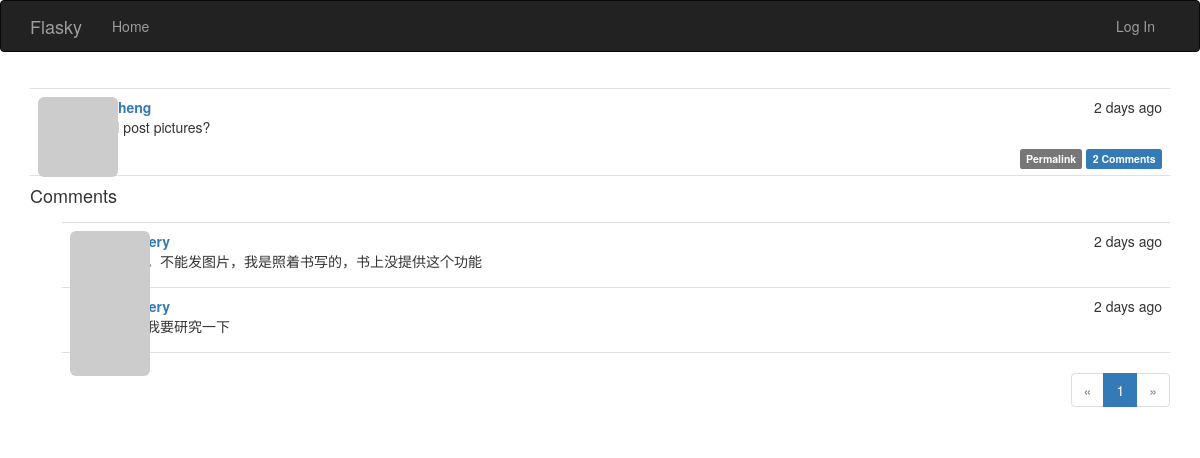
Screenshot of /post/109 with the database file from the repository.
### app/models.py (models this page shows, shortened)
class Post(db.Model):
    __tablename__ = 'posts'
    __searchable__ = ['body', ]          # __searchable__包含所有将被搜索且建立索引的字段(will be indexed by whoosh)
    __analyzer__ = ChineseAnalyzer()     # 设置对于Post进行whoosh搜索的分析器(用于分词);若这里不设置则使用config.py中的全局默认设置
    id = db.Column(db.Integer, primary_key=True)
    body = db.Column(db.Text)
    body_html = db.Column(db.Text)
    timestamp = db.Column(db.DateTime, index=True, default=datetime.utcnow)
    author_id = db.Column(db.Integer, db.ForeignKey('users.id'))
    comments = db.relationship('Comment', backref='post', lazy='dynamic')

class User(UserMixin, db.Model):
    __tablename__ = 'users'
    id = db.Column(db.Integer, primary_key=True)
    email = db.Column(db.String(64), unique=True, index=True)
    username = db.Column(db.String(64), unique=True, index=True)
    role_id = db.Column(db.Integer, db.ForeignKey('roles.id'))
    password_hash = db.Column(db.String(128))
    confirmed = db.Column(db.Boolean, default=False)
    name = db.Column(db.String(64))
    location = db.Column(db.String(64))
    about_me = db.Column(db.Text())
    member_since = db.Column(db.DateTime(), default=datetime.utcnow)
    last_seen = db.Column(db.DateTime(), default=datetime.utcnow)
    avatar_hash = db.Column(db.String(32))
    posts = db.relationship('Post', backref='author', lazy='dynamic')           # 由Post.author获得对应的User实例;User.posts得到用户的所有Post实例
    followed = db.relationship('Follow',
                               foreign_keys=[Follow.follower_id],               # [IMP] 这里foreign_key是指当前user.id在Follow模型中的foreign_key
                               backref=db.backref('follower', lazy='joined'),   # 为了消除外键间的歧义(2个外键),定义关系时须用可选参数foreign_keys指定的外键
                               lazy='dynamic',                                  # [IMP] backref()参数并不是指定这两个关系之间的引用关系,而是回引Follow模型
                               cascade='all, delete-orphan')                    # joined模式实现立即从关联查询结果中加载相关对象(list of instances)
    followers = db.relationship('Follow',                                       # dynamic模式:不会直接返回记录,返回可添加额外过滤器的查询对象
                                foreign_keys=[Follow.followed_id],              # cascade参数配置在父对象上执行的操作对相关对象的影响
                                backref=db.backref('followed', lazy='joined'),  # 'all, delete-orphan'表示启用所有默认层叠选项,且还要删除孤儿记录
                                lazy='dynamic',
                                cascade='all, delete-orphan')                   # 多对多关系定义为两个一对多关系:user.followed 和 user.followers
    comments = db.relationship('Comment', backref='author', lazy='dynamic')
    @property
    def password(self):
        """password不可读"""
        raise AttributeError('Password is not a readable attribute.')
    def gravatar(self, size=100, default='identicon', rating='g'):
        if request.is_secure:
            url = 'https://cn.gravatar.com/avatar'
        else:
            url = 'http://cn.gravatar.com/avatar'
        hash = self.avatar_hash or hashlib.md5(
            self.email.encode('utf-8')).hexdigest()
        return '{url}/{hash}?s={size}&d={default}&r={rating}'.format(
            url=url, hash=hash, size=size, default=default, rating=rating)

class Comment(db.Model):
    __tablename__ = 'comments'
    id = db.Column(db.Integer, primary_key=True)
    body = db.Column(db.Text)
    body_html = db.Column(db.Text)
    timestamp = db.Column(db.DateTime, index=True, default=datetime.utcnow)
    disabled = db.Column(db.Boolean)                       # 布尔型变量,表示该评论是否被管理员屏蔽
    author_id = db.Column(db.Integer, db.ForeignKey('users.id'))
    post_id = db.Column(db.Integer, db.ForeignKey('posts.id'))

### app/main/views.py (the view, shortened to what this page needs)
@main.route('/post/<int:id>', methods=['GET', 'POST'])
def post(id):
    post = Post.query.get_or_404(id)
    form = CommentForm()
    page = request.args.get('page', 1, type=int)                      # type=int保证参数无法转换为整数时,返回默认值(1)
    if page == -1:
        page = (post.comments.count()) // \
            current_app.config['FLASKY_COMMENTS_PER_PAGE'] + 1        # 当page=-1时,通过整数除法得到最后一页的确切页码
    pagination = post.comments.order_by(Comment.timestamp.asc()).paginate(
        page, per_page=current_app.config['FLASKY_COMMENTS_PER_PAGE'],
        error_out=False)
    comments = pagination.items
    return render_template('post.html', posts=[post], form=form,      # post.html接收列表作为参数,以重复使用 _posts.html 模板
                           comments=comments, pagination=pagination)  # 在post.html模板中,通过posts[0].id获得当前post的id

### app/auth/views.py (called while the page is built)
@auth.before_app_request
def before_request():
    if current_user.is_authenticated:
        current_user.ping()                                  # [IMP] 更新数据库User模型的last_seen属性
        g.search_form = SearchForm()                         # [IMP] 创建搜索表单对象并使得其对所有模版可用,存放在全局变量g中
        if not current_user.confirmed \
            and request.endpoint[:5] != 'auth.' \
            and request.endpoint != 'static':
            return redirect(url_for('auth.unconfirmed'))

### app/main/__init__.py (called while the page is built)
@main.app_context_processor
def inject_permissions():
    return dict(Permission=Permission)

### app/main/views.py (called while the page is built)
@main.after_app_request                                                 # 在视图函数处理完请求之后执行
def after_request(response):
    for query in get_debug_queries():
        if query.duration >= current_app.config['FLASKY_SLOW_DB_QUERY_TIME']:
            current_app.logger.warning(
                'Slow query: %s\nParameters: %s\nDuration: %fs\nContext: %s\n'
                % (query.statement, query.parameters, query.duration,
                   query.context))
    return response

### app/models.py (called while the page is built)
    def can(self, permissions):
        return False

    def is_administrator(self):
        return False

### app/templates/post.html (shortened to what this page needs)
{% extends "base.html" %}
{% import "bootstrap/wtf.html" as wtf %}
{% import "_macros.html" as macros %}
{% block page_content %}
{% include '_posts.html' %}
<h4 id="comments">Comments</h4>
{% include '_comments.html' %}
{% if pagination %}
<div class="pagination">
    {{ macros.pagination_widget(pagination, '.post', fragment='#comments', id=posts[0].id) }}
</div>
{% endif %}
{% endblock %}

### app/templates/_posts.html (shortened to what this page needs)
<ul class="posts">
    {% for post in posts %}
    <li class="post">
        <div class="post-thumbnail">
            <a href="{{ url_for('.user', username=post.author.username) }}">
                <img class="img-rounded profile-thumbnail" src="{{ post.author.gravatar(size=40) }}">
            </a>
        </div>
        <div class="post-content">
            <div class="post-date">{{ moment(post.timestamp).fromNow() }}</div>
            <div class="post-author"><a href="{{ url_for('.user', username=post.author.username) }}">{{ post.author.username }}</a></div>
            <div class="post-body">
                {% if post.body_html %}
                    {{ post.body_html | safe }}
                {% else %}
                    {{ post.body }}
                {% endif %}
            </div>
            <div class="post-footer">
                <a href="{{ url_for('.post', id=post.id) }}">
                    <span class="label label-default">Permalink</span>
                </a>
                <a href="{{ url_for('.post', id=post.id) }}#comments">
                    <span class="label label-primary">{{ post.comments.count() }} Comments</span>
                </a>
            </div>
        </div>
    </li>
    {% endfor %}
</ul>

### app/templates/_comments.html (shortened to what this page needs)
<ul class="comments">
    {% for comment in comments %}
    <li class="comment">
        <div class="comment-thumbnail">
            <a href="{{ url_for('.user', username=comment.author.username) }}">
                <img class="img-rounded profile-thumbnail" src="{{ comment.author.gravatar(size=40) }}">
            </a>
        </div>
        <div class="comment-content">
            <div class="comment-date">{{ moment(comment.timestamp).fromNow() }}</div>
            <div class="comment-author"><a href="{{ url_for('.user', username=comment.author.username) }}">{{ comment.author.username }}</a></div>
            <div class="comment-body">
                {% if moderate or not comment.disabled %}
                    {% if comment.body_html %}
                        {{ comment.body_html | safe }}
                    {% else %}
                        {{ comment.body }}
                    {% endif %}
                {% endif %}
            </div>
        </div>
    </li>
    {% endfor %}
</ul>

### app/static/styles.css (style rules this page uses)
.profile-thumbnail { position: absolute; }
ul.posts { list-style-type: none; padding: 0px; margin: 16px 0px 0px 0px; border-top: 1px solid #e0e0e0; }
ul.posts li.post { padding: 8px; border-bottom: 1px solid #e0e0e0; }
div.post-date { float: right; }
div.post-author { font-weight: bold; }
div.post-thumbnail { position: absolute; }
div.post-content { margin-left: 48px; min-height: 48px; }
div.post-footer { text-align: right; }
ul.comments { list-style-type: none; padding: 0px; margin: 16px 0px 0px 0px; }
ul.comments li.comment { margin-left: 32px; padding: 8px; border-bottom: 1px solid #e0e0e0; }
ul.comments li.comment:nth-child(1) { border-top: 1px solid #e0e0e0; }
div.comment-date { float: right; }
div.comment-author { font-weight: bold; }
div.comment-thumbnail { position: absolute; }
div.comment-content { margin-left: 48px; min-height: 48px; }
div.pagination { width: 100%; text-align: right; padding: 0px; margin: 0px; }

### rows the page displays
Post: timestamp "2 days ago", author.username "QiYuheng", body_html "Can I post pictures?", comments.count "2"
Comment: timestamp "2 days ago", body_html "不行，不能发图片，我是照着书写的，书上没提供这个功能"
Comment: timestamp "2 days ago", body_html "这个我要研究一下"

### other values shown
{{ p }} "1"
